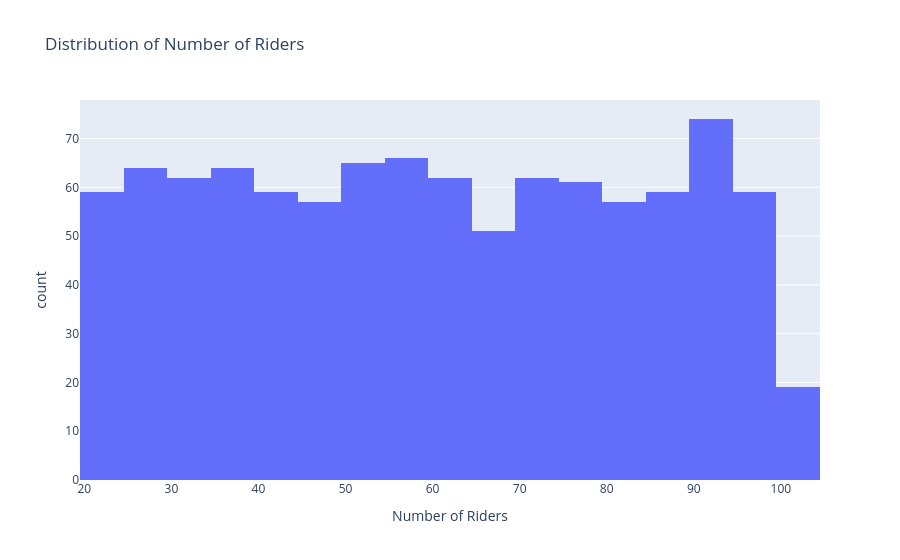

Here is the notebook cell this chart was saved with:
### Markdown cell above
Number of Riders

### Code cell
fig = px.histogram(
    df,
    x='Number_of_Riders',
    nbins=20,
    title='Distribution of Number of Riders',
    labels={'Number_of_Riders': 'Number of Riders'}
)

fig.show()

### Figure 1 — Plotly figure (JSON) as saved in the notebook; plotly's stock layout.template omitted (floating-point values rounded to 4 significant figures; data arrays with more than 128 entries replaced by an {"elided": "..."} marker saying what was removed)
{"data": [{"alignmentgroup": "True", "bingroup": "x", "hovertemplate": "Number of Riders=%{x}<br>count=%{y}<extra></extra>", "legendgroup": "", "marker": {"color": "#636efa", "pattern": {"shape": ""}}, "name": "", "nbinsx": 20, "offsetgroup": "", "orientation": "v", "showlegend": false, "type": "histogram", "x": {"elided": "1000 int values"}, "xaxis": "x", "yaxis": "y"}], "layout": {"barmode": "relative", "legend": {"tracegroupgap": 0}, "title": {"text": "Distribution of Number of Riders"}, "xaxis": {"anchor": "y", "domain": [0, 1], "title": {"text": "Number of Riders"}}, "yaxis": {"anchor": "x", "domain": [0, 1], "title": {"text": "count"}}}}
